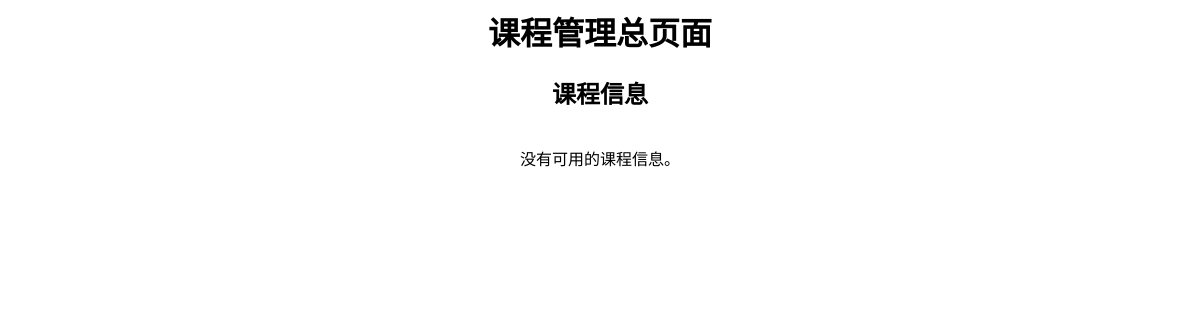
The app's page /class_search/3/3/, older data.
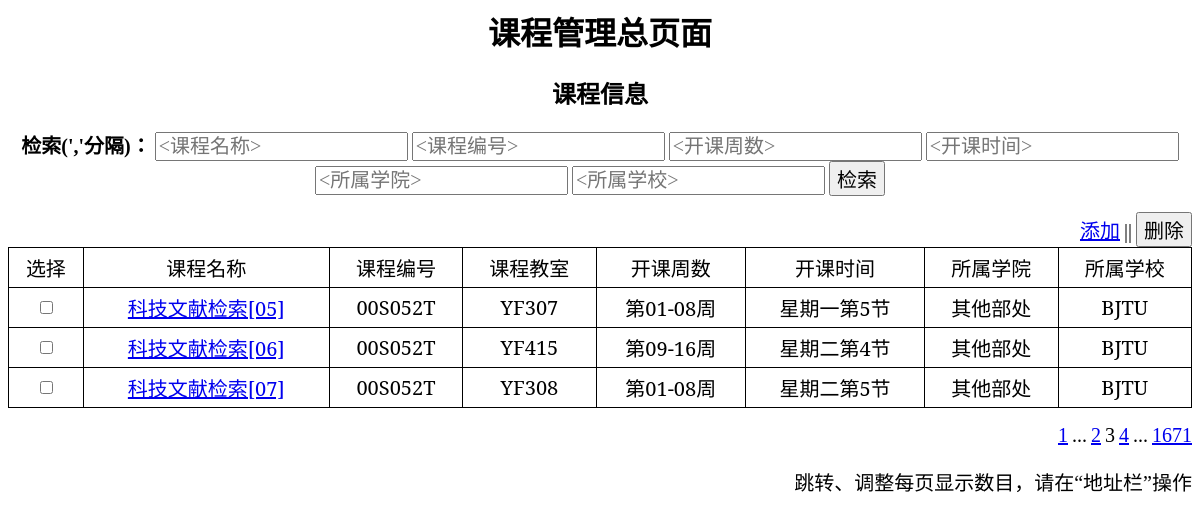
The same page, newer data.
### search/models.py (models this page shows, shortened)
class Lesson(models.Model):
    name = models.CharField(max_length = 51)
    teacher = models.CharField(max_length = 11)
    capacity = models.IntegerField(default = 0)
    classroom = models.CharField(max_length = 51)
    supplement = models.TextField()
    collage = models.CharField(max_length = 51)
    school = models.CharField(max_length = 51)
    lesson_id = models.CharField(max_length = 11)
    score = models.CharField(max_length = 5,default = "1.0")
    time = models.CharField(max_length = 51,default = "星期一第1节")
    weeks = models.CharField(max_length = 51,default = "第01-12周")

### search/views.py (the view)
# urls.py: path('',views.index,name = 'index'),
def index(request,number = 50,page = 1):
    begin_item = number * (page - 1)
    end_item = number * (page)
    lessons_all = Lesson.objects.all()
    cnt = lessons_all.count()
    end_item = min(end_item,cnt)
    lessons = lessons_all[begin_item:end_item]
    total_page = 0
    if (cnt % number == 0):
        total_page = cnt / number
    else:
        total_page = cnt // number + 1
    context = {'lessons':lessons,'page':page,'page_next':page+1,'page_pre':page-1,'number':number,"total_page":total_page}
    return render(request,'search/index.html',context)

### search/views.py (called while the page is built)
def min(a,b):
    if (a > b):
        return b
    else:
        return a

### search/templates/search/index.html (shortened to what this page needs)
<html>
{% load static %}
<link rel="stylesheet" type ="text/css" href = "{% static 'search/index_style.css' %}">
<h1>课程管理总页面</h1>
<h2>课程信息</h2>
<div style="overflow-x:auto;">
  {% if lessons %}
    <div style="text-align:center">
      <p class = 'text' style = 'display:inline;font-weight:bold;'>检索(','分隔)：</p>
      <input class = "text" type="text" name="keywords-name" placeholder = "<课程名称>">
      <input class = "text" type="text" name="keywords-id" placeholder = "<课程编号>">
      <input class = "text" type="text" name="keywords-week" placeholder="<开课周数>">
      <input class = "text" type="text" name="keywords-time" placeholder="<开课时间>">
      <input class = "text" type="text" name="keywords-collage" placeholder="<所属学院>">
      <input class = "text" type="text" name="keywords-school" placeholder="<所属学校>">
      <input class = "text" type="submit" name="search" value="检索">
    </div>
    <form action="{% url 'search:delete'%}" method="post">
    <div style="text-align:right">
      <a class = "text" href="{% url 'search:add'%}">添加</a>
      <p class = "text" style = "display:inline;">||</p>
      <input class = "text" type="submit" name="delete" value="删除">
    </div>
    <table border = "1">
      <tr>
        <th>选择</th>
        <th>课程名称</th>
        <th>课程编号</th>
        <th>课程教室</th>
        <th>开课周数</th>
        <th>开课时间</th>
        <th>所属学院</th>
        <th>所属学校</th>
      </tr>
      {% for lesson in lessons %}
      <tr>
        <th><input type="checkbox" name="choose" id = "choose{{lesson.id}}" value="{{lesson.id}}"></th>
        <th><a href="{% url 'search:detail' lesson.id%}">{{lesson.name}}</a></th>
        <th>{{lesson.lesson_id}}</th>
        <th>{{lesson.classroom}}</th>
        <th>{{lesson.weeks}}</th>
        <th>{{lesson.time}}</th>
        <th>{{lesson.collage}}</th>
        <th>{{lesson.school}}</th>
      </tr>
      {% endfor %}
    </table>
  </form>
</div>
<div style = "text-align:right">
  {% if page != 1 %}
    <a class = "text" href="\class_search\{{number}}\1">1</a>
    <p class = "text" style = "display:inline;">...</p>
    <a class = "text" href="\class_search\{{number}}\{{page_pre}}">{{page_pre}}</a>
  {% endif %}
    <p class = "text" style = "display:inline;">{{page}}</p>
  {% if page != total_page%}
    <a class ="text" href = "\class_search\{{number}}\{{page_next}}">{{page_next}}</a>
    <p class = "text" style = "display:inline;">...</p>
    <a class = "text" href="\class_search\{{number}}\{{total_page}}">{{total_page}}</a>
  {% endif %}
  <p class = "text">跳转、调整每页显示数目，请在“地址栏”操作</p>
</div>
{% else %}
<p style = "text-align:center">没有可用的课程信息。</p>
{% endif %}
</html>

Row changes from the older to the newer data that the page shows:
added Lesson: name "科技文献检索[05]", lesson_id "00S052T", classroom "YF307", weeks "第01-08周", time "星期一第5节", collage "其他部处", school "BJTU"
added Lesson: name "科技文献检索[06]", lesson_id "00S052T", classroom "YF415", weeks "第09-16周", time "星期二第4节", collage "其他部处", school "BJTU"
added Lesson: name "科技文献检索[07]", lesson_id "00S052T", classroom "YF308", weeks "第01-08周", time "星期二第5节", collage "其他部处", school "BJTU"
Text that changed along with them:
form field search: (not shown) → "检索"
form field delete: (not shown) → "删除"
{{ page_pre }}: (not shown) → "2"
{{ page }}: (not shown) → "3"
{{ page_next }}: (not shown) → "4"
{{ total_page }}: (not shown) → "1671"
text no longer shown: "没有可用的课程信息。"
text now shown: "检索(','分隔)： 添加 || 选择 课程名称 课程编号 课程教室 开课周数 开课时间 所属学院 所属学校 1 ... ... 跳转、调整每页显示数目，请在“地址栏”操作"
